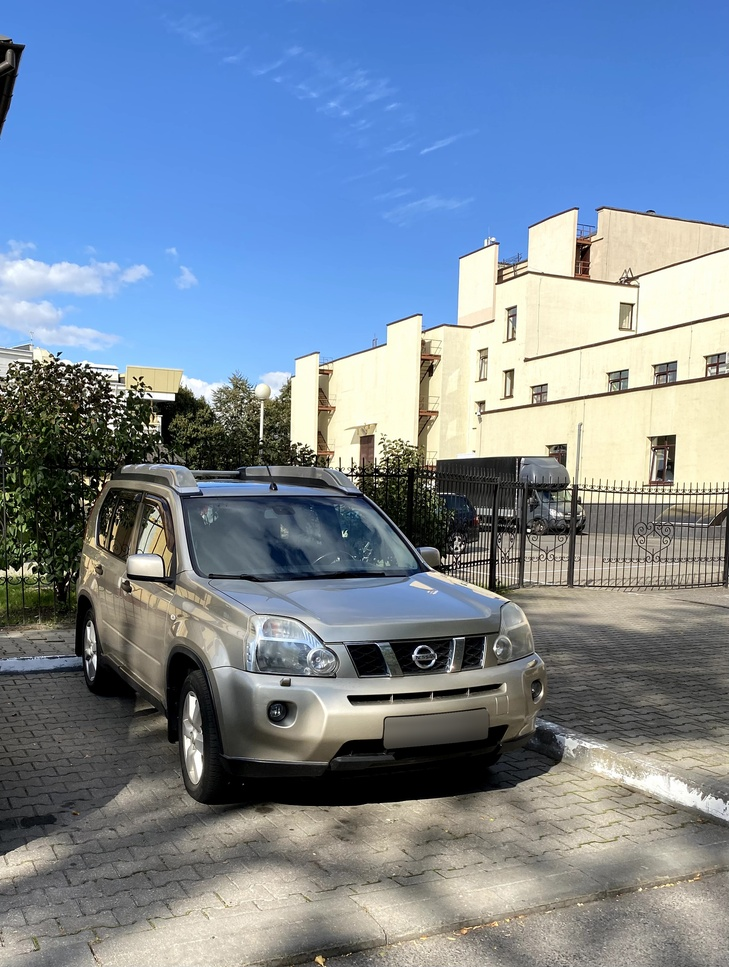
#> input picture test/dataset/test/IMG_9234.jpg, 729 x 967 px, shrunk from 2418 x 3207 before the run
$ python main.py dataset/test/IMG_9234.jpg
#> lines starting #> are read from the running program, lines starting #| are printed output that depends on the picture
import cv2
import sys
import json

if (__name__ == "__main__"):
    image_path = sys.argv[1]
    image = cv2.imread(image_path)
#> image is the input picture: shape (967, 729, 3); mean B, G, R 155, 137.5, 121.4
    convert_to_gray = cv2.cvtColor(image, cv2.COLOR_BGR2GRAY)
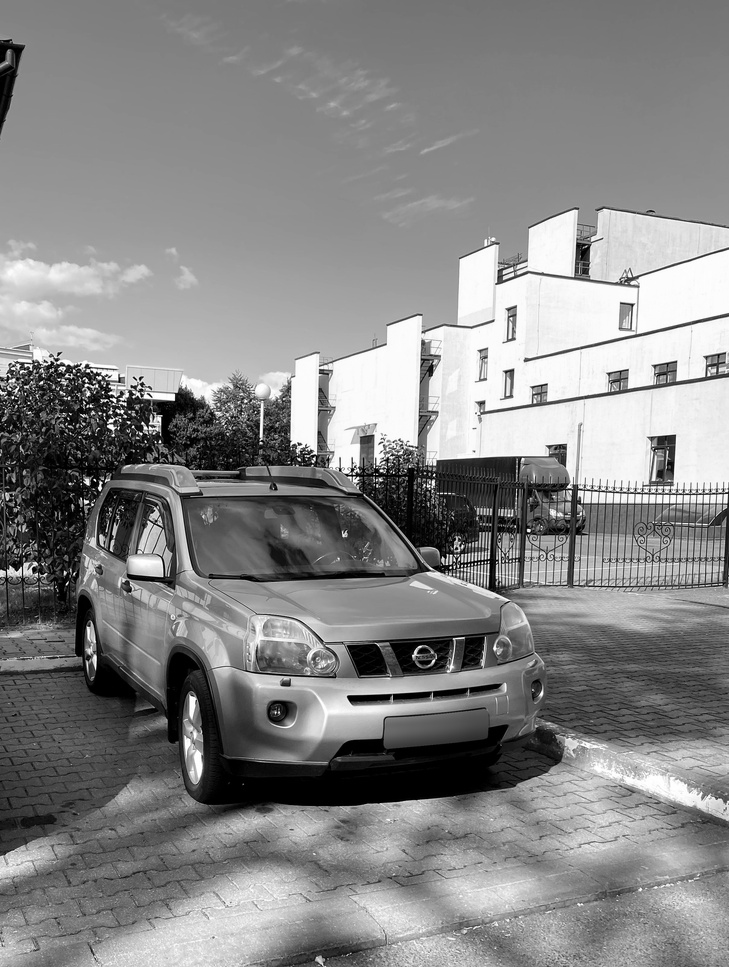
#> convert_to_gray: shape (967, 729); min 0, max 255, mean 134.7
    cv2.imwrite('output.png', image)

    data = {
        "test1": "1",
        "test2": "2"
    }
    print(json.dumps(data))
